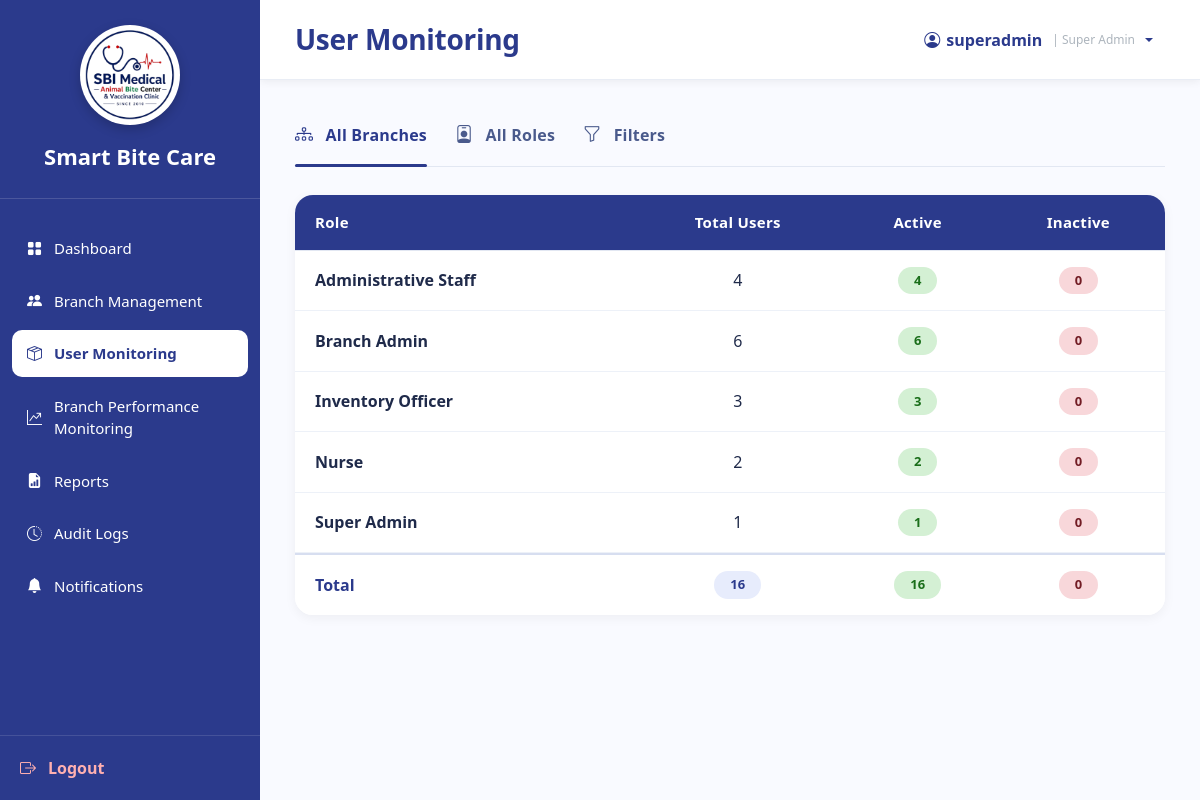
/SuperAdmin_UserMonitoring.php (signed in), run on the app's committed database.
### tables this page shows
CREATE TABLE `roles` (
  `role_id` int(11) NOT NULL,
  `role_name` varchar(100) NOT NULL
);

### SuperAdmin_UserMonitoring.php (the view, shortened to what this page needs)
<?php
require_once 'sources/db_connect.php';
$filter_type = isset($_GET['filter']) ? trim($_GET['filter']) : 'all';
$branch_filter = isset($_GET['branch_id']) ? trim($_GET['branch_id']) : '';
$role_filter = isset($_GET['role_id']) ? trim($_GET['role_id']) : '';
$roles_data = [];
$total_users = 0;
$total_active = 0;
$total_inactive = 0;
$sql = "SELECT r.role_id, r.role_name,
        COUNT(u.user_id) as total_users,
        SUM(CASE WHEN u.status = 'Active' THEN 1 ELSE 0 END) as active_users,
        SUM(CASE WHEN u.status = 'Inactive' THEN 1 ELSE 0 END) as inactive_users
        FROM roles r
        LEFT JOIN users u ON r.role_id = u.role_id";
$sql .= " GROUP BY r.role_id, r.role_name ORDER BY r.role_name";
$stmt = $conn->prepare($sql);
$stmt->execute();
$result = $stmt->get_result();
while ($row = $result->fetch_assoc()) {
    $roles_data[] = $row;
    $total_users += $row['total_users'];
    $total_active += $row['active_users'];
    $total_inactive += $row['inactive_users'];
}
$branch_stats = [];
?>
<!DOCTYPE html>
<html lang="en">
<head>
    <link href="https://cdn.jsdelivr.net/npm/bootstrap@5.3.3/dist/css/bootstrap.min.css" rel="stylesheet" />
    <link rel="stylesheet" href="https://cdn.jsdelivr.net/npm/bootstrap-icons@1.11.3/font/bootstrap-icons.min.css" />
    <link rel="stylesheet" href="sidebar.css" />
</head>
<body>
<div class="sidebar">
    <div class="logo-area">
        <div class="logo-frame">
            <img src="logo.png" alt="Smart Bite Care Logo" class="logo" />
        </div>
        <div class="system-name">Smart Bite Care</div>
    </div>
    <nav class="nav-menu">
        <ul>
            <li><a href="SuperAdmin_Dashboard.php"><i class="bi bi-grid-fill"></i><span>Dashboard</span></a></li>
            <li><a href="SuperAdmin_CombinedManagement.php"><i class="bi bi-people-fill"></i><span>Branch Management</span></a></li>
            <li><a class="active" href="SuperAdmin_UserMonitoring.php"><i class="bi bi-box-seam"></i><span>User Monitoring</span></a></li>
            <li><a href="SuperAdmin_BranchPerformanceMonitoring.php"><i class="bi bi-graph-up-arrow"></i><span>Branch Performance Monitoring</span></a></li>
            <li><a href="SuperAdmin_Reports.php"><i class="bi bi-file-earmark-bar-graph-fill"></i><span>Reports</span></a></li>
            <li><a href="SuperAdmin_AuditLogs.php"><i class="bi bi-clock-history"></i><span>Audit Logs</span></a></li>
            <li><a href="SuperAdmin_Notifications.php"><i class="bi bi-bell-fill"></i><span>Notifications</span></a></li>
        </ul>
    </nav>
    <div class="logout">
        <a href="logout.php"><i class="bi bi-box-arrow-right"></i><span>Logout</span></a>
    </div>
</div>
<div class="main">
    <div class="topbar">
        <h3>User Monitoring</h3>
        <div class="dropdown">
            <button
                class="profile profile-button dropdown-toggle"
                type="button"
                id="superAdminProfileMenu"
                data-bs-toggle="dropdown"
                aria-expanded="false"
            >
                <i class="bi bi-person-circle"></i>
                <span><?php echo htmlspecialchars($_SESSION['username'] ?? 'SUPER ADMIN', ENT_QUOTES, 'UTF-8'); ?></span>
                <span class="profile-role">| Super Admin</span>
            </button>
        </div>
    </div>
    <div class="content">
        <div class="nav-tabs-custom">
            <a href="SuperAdmin_UserMonitoring.php?filter=all" class="tab-item <?php echo $filter_type === 'all' ? 'active' : ''; ?>">
                <i class="bi bi-diagram-3"></i> All Branches
            </a>
            <a href="SuperAdmin_UserMonitoring.php?filter=roles" class="tab-item <?php echo $filter_type === 'roles' ? 'active' : ''; ?>">
                <i class="bi bi-person-badge"></i> All Roles
            </a>
            <a href="SuperAdmin_UserMonitoring.php?filter=branches" class="tab-item <?php echo $filter_type === 'branches' ? 'active' : ''; ?>">
                <i class="bi bi-funnel"></i> Filters
            </a>
        </div>
        <div class="table-wrap">
            <table class="table">
                <thead>
                    <tr>
                        <th><?php echo ($filter_type === 'branches' && !empty($branch_filter)) ? 'Role' : (($filter_type === 'roles' && !empty($role_filter)) ? 'Branch' : 'Role'); ?></th>
                        <th class="text-center">Total Users</th>
                        <th class="text-center">Active</th>
                        <th class="text-center">Inactive</th>
                    </tr>
                </thead>
                <tbody>
                    <?php if ($filter_type === 'branches' && !empty($branch_filter)): ?>
                        <?php if (!empty($branch_stats)): ?>
                            <?php foreach ($branch_stats as $stat): ?>
                                <tr>
                                    <td><strong><?php echo htmlspecialchars($stat['role_name']); ?></strong></td>
                                    <td class="text-center"><?php echo number_format($stat['total_users']); ?></td>
                                    <td class="text-center">
                                        <span class="badge-count active-badge"><?php echo number_format($stat['active_users']); ?></span>
                                    </td>
                                    <td class="text-center">
                                        <span class="badge-count inactive-badge"><?php echo number_format($stat['inactive_users']); ?></span>
                                    </td>
                                </tr>
                            <?php endforeach; ?>
                            <tr class="total-row">
                                <td><strong>Total</strong></td>
                                <td class="text-center"><span class="badge-count"><?php echo number_format(array_sum(array_column($branch_stats, 'total_users'))); ?></span></td>
                                <td class="text-center"><span class="badge-count active-badge"><?php echo number_format(array_sum(array_column($branch_stats, 'active_users'))); ?></span></td>
                                <td class="text-center"><span class="badge-count inactive-badge"><?php echo number_format(array_sum(array_column($branch_stats, 'inactive_users'))); ?></span></td>
                            </tr>
                        <?php else: ?>
                            <tr>
                                <td colspan="4" class="text-center py-4">
                                    <i class="bi bi-inbox fs-1 d-block mb-2" style="color: #ccc;"></i>
                                    No users found for this branch.
                                </td>
                            </tr>
                        <?php endif; ?>
                    <?php else: ?>
                        <?php if (!empty($roles_data)): ?>
                            <?php foreach ($roles_data as $role): ?>
                                <tr>
                                    <td><strong><?php echo htmlspecialchars($role['role_name']); ?></strong></td>
                                    <td class="text-center"><?php echo number_format($role['total_users']); ?></td>
                                    <td class="text-center">
                                        <span class="badge-count active-badge"><?php echo number_format($role['active_users']); ?></span>
                                    </td>
                                    <td class="text-center">
                                        <span class="badge-count inactive-badge"><?php echo number_format($role['inactive_users']); ?></span>
                                    </td>
                                </tr>
                            <?php endforeach; ?>
                            <tr class="total-row">
                                <td><strong>Total</strong></td>
                                <td class="text-center"><span class="badge-count"><?php echo number_format($total_users); ?></span></td>
                                <td class="text-center"><span class="badge-count active-badge"><?php echo number_format($total_active); ?></span></td>
                                <td class="text-center"><span class="badge-count inactive-badge"><?php echo number_format($total_inactive); ?></span></td>
                            </tr>
                        <?php endif; ?>
                    <?php endif; ?>
                </tbody>
            </table>
        </div>
    </div>
</div>
</body>
</html>

### sidebar.css (style rules this page uses)
:root { --primary:#2B3A8C; --accent:#F21D2F; --bg:#F2F2F2; --white:#fff; }
.sidebar { width:260px; height:100vh; height:100dvh; min-height:0; background:var(--primary); display:flex; flex-direction:column; color:white; position:fixed; left:0; top:0; overflow:hidden; z-index:1000; box-sizing:border-box; }
.sidebar * { box-sizing:border-box; }
.logo-area { padding:25px 20px; border-bottom:1px solid rgba(255,255,255,.15); text-align:center; flex-shrink:0; }
.logo { width: 90px; height: 90px; display: block; object-fit: contain; }
.logo-frame { width: 100px; height: 100px; margin: 0 auto; border-radius: 50%; background: #fff; display: flex; align-items: center; justify-content: center; overflow: hidden; box-shadow: 0 4px 12px rgba(0,0,0,.2); border: 3px solid rgba(255,255,255,.3); }
.system-name { margin-top:15px; font-size:22px; font-weight:700; }
.nav-menu { margin-top:20px; flex:1; min-height:0; padding-bottom:10px; overflow-x:hidden; overflow-y:auto; overscroll-behavior:contain; scrollbar-width:thin; scrollbar-color:rgba(255,255,255,.45) transparent; -webkit-overflow-scrolling:touch; }
.nav-menu ul { list-style:none; padding:0; margin:0; }
.nav-menu li { margin:6px 12px; }
.nav-menu a { color:white; text-decoration:none; display:flex; align-items:center; gap:12px; padding:12px 15px; border-radius:10px; transition:.25s; font-size:15px; }
.nav-menu a.active { background:white; color:var(--primary); font-weight:600; }
.logout { padding:20px; flex-shrink:0; border-top:1px solid rgba(255,255,255,.12); background:var(--primary); }
.logout a { color:#ffb0b0; text-decoration:none; display:flex; align-items:center; gap:12px; font-weight:600; }

### SuperAdmin_UserMonitoring.php (style rules this page uses)
:root { --primary: #2B3A8C; --accent: #F21D2F; --bg: #F2F2F2; --card-bg: #ECEEF7; }
* { box-sizing: border-box; }
body { background: white; font-family: 'Segoe UI', Roboto, system-ui, sans-serif; margin: 0; padding: 0; }
.main { margin-left: 260px; min-height: 100vh; background: #f9faff; }
.topbar { background: white; height: 80px; display: flex; align-items: center; justify-content: space-between; padding: 0 35px; box-shadow: 0 2px 8px rgba(0, 0, 0, 0.06); border-bottom: 1px solid #e9edf5; }
.topbar h3 { font-size: 28px; font-weight: 700; color: var(--primary); margin: 0; letter-spacing: -0.3px; }
.profile { font-weight: 600; color: var(--primary); cursor: pointer; display: flex; align-items: center; gap: 6px; }
.profile-button { border: 0; background: transparent; padding: 10px 12px; border-radius: 10px; transition: background-color 0.2s ease; }
.profile-button::after { margin-left: 4px; }
.profile-role { color: #adb5bd; font-size: 12px; font-weight: 400; margin-left: 4px; }
.content { padding: 35px 35px 40px; }
.nav-tabs-custom { display: flex; flex-wrap: wrap; gap: 8px 28px; margin-bottom: 28px; border-bottom: 1px solid #e2e7f2; padding-bottom: 12px; }
.nav-tabs-custom .tab-item { font-weight: 600; font-size: 16px; color: #4a5a8c; cursor: pointer; padding: 6px 0; position: relative; transition: 0.1s; letter-spacing: 0.2px; text-decoration: none; }
.nav-tabs-custom .tab-item.active { color: var(--primary); }
.nav-tabs-custom .tab-item.active::after { content: ''; position: absolute; left: 0; bottom: -13px; width: 100%; height: 3px; background: var(--primary); border-radius: 4px; }
.nav-tabs-custom .tab-item i { margin-right: 8px; font-size: 18px; }
.table-wrap { background: white; border-radius: 18px; box-shadow: 0 3px 12px rgba(0, 0, 0, 0.05); overflow: hidden; }
.table { margin-bottom: 0; border-collapse: separate; border-spacing: 0; }
.table thead th { background: var(--primary); color: white; font-weight: 700; font-size: 15px; padding: 16px 20px; border-bottom: 1px solid #e2e7f2; letter-spacing: 0.3px; }
.table tbody td { padding: 16px 20px; vertical-align: middle; border-bottom: 1px solid #edf1f8; color: #1f2a4a; font-weight: 500; }
.table tbody tr:last-child td { border-bottom: none; }
.table tbody tr.total-row td { background: white; font-weight: 700; color: var(--primary); border-top: 2px solid #d7def0; }
.badge-count { display: inline-block; background: #e7ecfc; color: var(--primary); font-weight: 600; font-size: 13px; padding: 4px 16px; border-radius: 40px; }
.badge-count.active-badge { background: #d4f0d4; color: #1a6e1a; }
.badge-count.inactive-badge { background: #f8d7da; color: #721c24; }

### data on the page
roles: role_name "Administrative Staff", total_users "4", active_users "4", inactive_users "0"
roles: role_name "Branch Admin", total_users "6", active_users "6", inactive_users "0"
roles: role_name "Inventory Officer", total_users "3", active_users "3", inactive_users "0"
roles: role_name "Nurse", total_users "2", active_users "2", inactive_users "0"
roles: role_name "Super Admin", total_users "1", active_users "1", inactive_users "0"

### other printed values
$_SESSION['username'] "superadmin"
$total_users "16"
$total_active "16"
$total_inactive "0"
